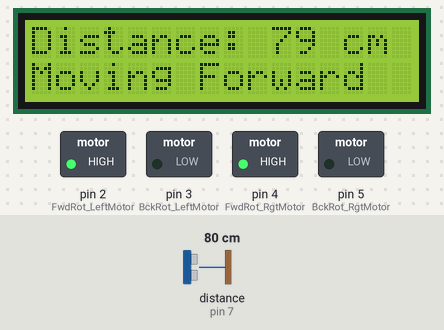
Simulated run of this sketch. Board: Arduino Uno, built with avr-gcc and run on an emulated ATmega328P. Parts: 16×2 character LCD, switched loads named in the sketch (green lamp = pin HIGH). Wiring (inferred from the names in the program): ultrasonic range finder: trigger pin 6; echo pin 7. Dashed ring = blinking. The test bench sets the inputs (shaded band); at power-on: distance to the obstacle (sensor on pin 7) 80 cm. The echo pulse lasts 58.3 µs per cm; pins used as bus, display or sensor lines are not drawn.

Above: at 3.2 s.
3.3 s: distance to the obstacle (sensor on pin 7) set to 24 cm
At 3.6 s:
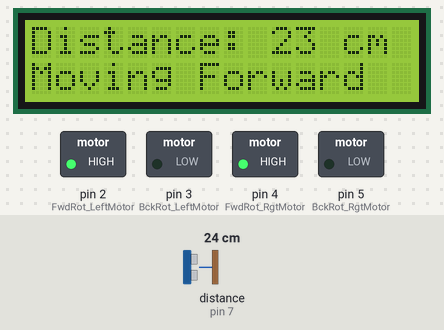
4.8 s: distance to the obstacle (sensor on pin 7) set to 19 cm
At 5.7 s:
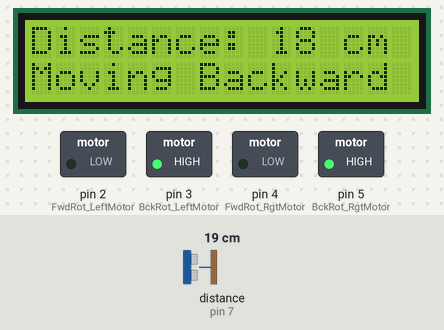
7.8 s: distance to the obstacle (sensor on pin 7) set to 2 cm
At 9.9 s:
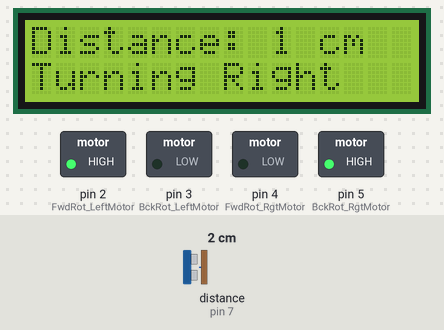
Timing chart, 0 to 16.4 s (numbered marks = the images above; inputs shaded):
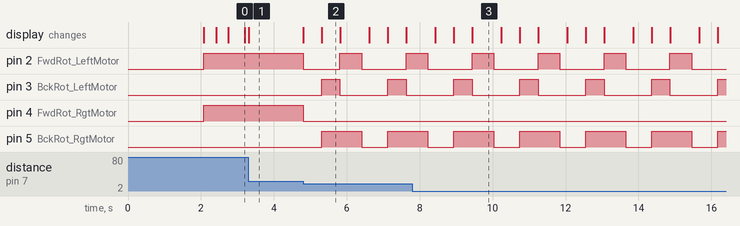

Measured:
- the behaviour switches between 22 and 21 cm on distance to the obstacle (sensor on pin 7) (found by bisection; images 1 and 2)
- after the input at 3.3 s, the display: changes at once (image 1)
- after the input at 4.8 s, pin 2 (FwdRot_LeftMotor): HIGH → LOW at once, → HIGH 1.0 s later, → LOW 0.60 s later, → HIGH 1.2 s later; pin 3 (BckRot_LeftMotor): alternates HIGH for 0.50 s and LOW for 1.3 s, starting after 0.51 s
- what the display in image 2 shows lasts 0.5 s, from 5.3 s to 5.8 s
- what the display in image 3 shows lasts 0.8 s, from 9.4 s to 10.2 s

The sketch:

sketch_nov8a.ino
```cpp
#include <LiquidCrystal.h>

// Ultrasonic Sensor Pins
#define echoPin 7
#define trigPin 6

// Motor Pins (L293D)
#define FwdRot_LeftMotor 2
#define BckRot_LeftMotor 3
#define FwdRot_RgtMotor 4
#define BckRot_RgtMotor 5

// LCD Pins
LiquidCrystal lcd(13, 12, 8, 9, 10, 11);

long duration;
int distance;

// Setup
void setup() {
  pinMode(echoPin, INPUT);
  pinMode(trigPin, OUTPUT);

  pinMode(FwdRot_LeftMotor, OUTPUT);
  pinMode(BckRot_LeftMotor, OUTPUT);
  pinMode(FwdRot_RgtMotor, OUTPUT);
  pinMode(BckRot_RgtMotor, OUTPUT);

  lcd.begin(16, 2);

  lcd.setCursor(0, 0);
  lcd.print("Obstacle Robot");
  lcd.setCursor(0, 1);
  lcd.print("System Ready");
  delay(2000);
}

// Main Loop
void loop() {

  // Measure Distance
  digitalWrite(trigPin, LOW);
  delayMicroseconds(2);

  digitalWrite(trigPin, HIGH);
  delayMicroseconds(10);
  digitalWrite(trigPin, LOW);

  duration = pulseIn(echoPin, HIGH, 30000);

  distance = duration * 0.034 / 2;

  if (duration == 0) {
    distance = 400;
  }

  // Display Distance
  lcd.setCursor(0, 0);
  lcd.print("Distance: ");
  lcd.print(distance);
  lcd.print(" cm   ");

  // Obstacle Detection
  if (distance > 20) {

    // Move Forward
    digitalWrite(FwdRot_LeftMotor, HIGH);
    digitalWrite(BckRot_LeftMotor, LOW);
    digitalWrite(FwdRot_RgtMotor, HIGH);
    digitalWrite(BckRot_RgtMotor, LOW);

    lcd.setCursor(0, 1);
    lcd.print("Moving Forward  ");
  }

  else {

    // Stop Robot
    digitalWrite(FwdRot_LeftMotor, LOW);
    digitalWrite(BckRot_LeftMotor, LOW);
    digitalWrite(FwdRot_RgtMotor, LOW);
    digitalWrite(BckRot_RgtMotor, LOW);

    lcd.setCursor(0, 1);
    lcd.print("Obstacle Found  ");
    delay(500);

    // Move Backward
    digitalWrite(FwdRot_LeftMotor, LOW);
    digitalWrite(BckRot_LeftMotor, HIGH);
    digitalWrite(FwdRot_RgtMotor, LOW);
    digitalWrite(BckRot_RgtMotor, HIGH);

    lcd.setCursor(0, 1);
    lcd.print("Moving Backward ");
    delay(500);

    // Turn Right
    digitalWrite(FwdRot_LeftMotor, HIGH);
    digitalWrite(BckRot_LeftMotor, LOW);
    digitalWrite(FwdRot_RgtMotor, LOW);
    digitalWrite(BckRot_RgtMotor, HIGH);

    lcd.setCursor(0, 1);
    lcd.print("Turning Right   ");
    delay(600);

    // Stop Motors
    digitalWrite(FwdRot_LeftMotor, LOW);
    digitalWrite(BckRot_LeftMotor, LOW);
    digitalWrite(FwdRot_RgtMotor, LOW);
    digitalWrite(BckRot_RgtMotor, LOW);
    delay(200);
  }
}
```
